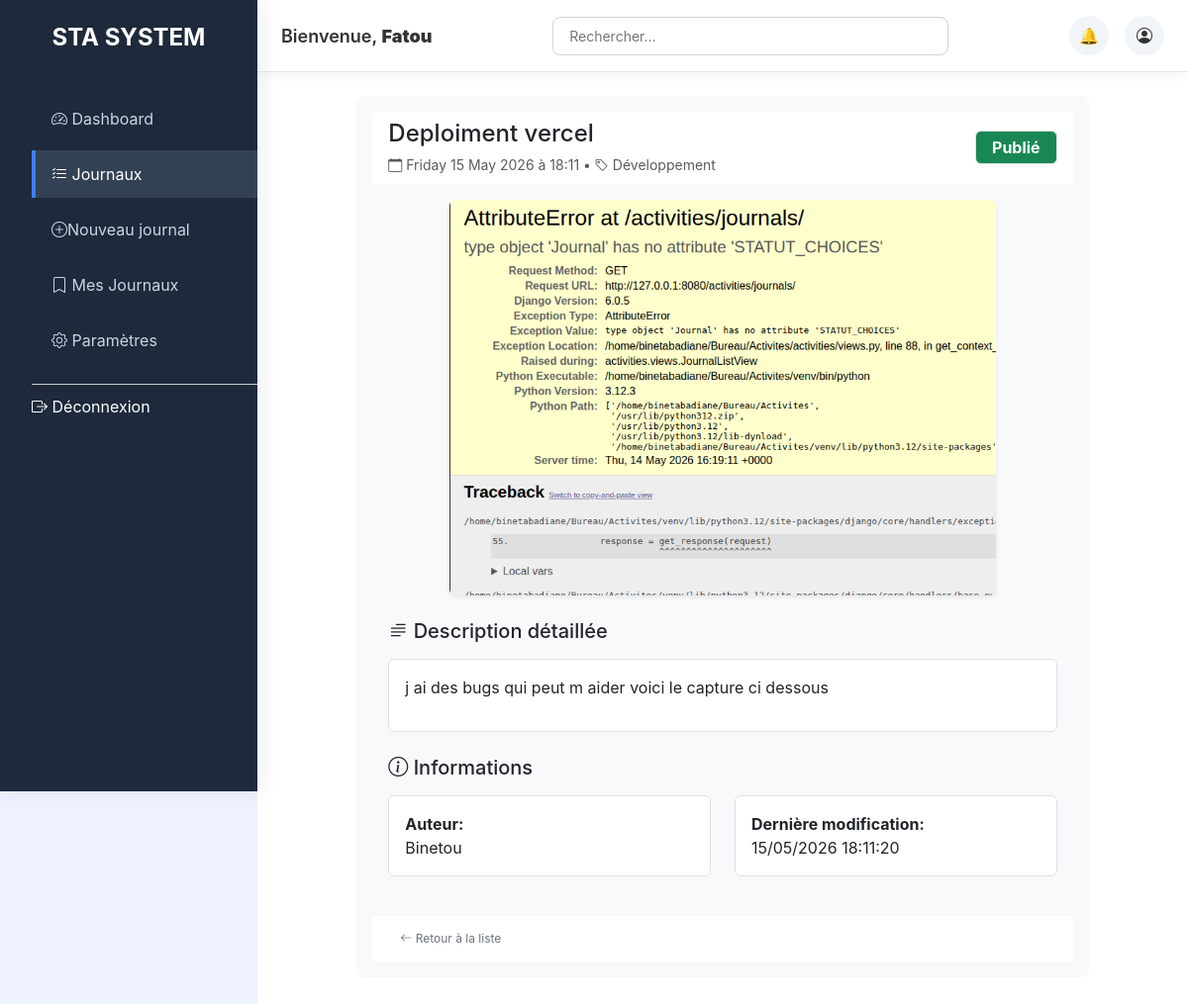
/activities/journals/18/ (signed in), run on the app's committed database.
### activities/models.py (models this page shows, shortened)
class Journal(models.Model):
    titre = models.CharField(max_length=200)
    contenu = models.TextField()
    datecreation = models.DateTimeField(auto_now_add=True)
    categorie = models.ForeignKey(Categorie, on_delete=models.CASCADE)
    capture = models.ImageField(upload_to='captures/', null=True, blank=True)
    auteur = models.ForeignKey('auth.User', on_delete=models.CASCADE)
    STATUTS = (
        ('brouillon', 'Brouillon'),
        ('publie', 'Publié'),
        ('resolu', 'Résolu'),
    )
    statut = models.CharField(max_length=20, choices=STATUTS, default='brouillon')
    class Meta:
        ordering = ['-datecreation']
        verbose_name = "Journal"
        verbose_name_plural = "Journaux"

class Categorie(models.Model):
    nom = models.CharField(max_length=100)
    description = models.TextField()
    couleur = models.CharField(max_length=7, default='#007bff')
    datecreation = models.DateTimeField(auto_now_add=True)
    class Meta:
        ordering = ['nom']
        verbose_name = "Catégorie"
        verbose_name_plural = "Catégories"

### activities/views.py (the view)
# urls.py: path('journals/<int:pk>/', JournalDetailView.as_view(), name='journal_detail'),
class JournalDetailView(LoginRequiredMixin, DetailView):
    model = Journal
    template_name = 'activities/journal_detail.html'
    context_object_name = 'journal'

### activities/templates/activities/journal_detail.html (shortened to what this page needs)
{% extends 'base.html' %}
{% block content %}
<div class="row justify-content-center">
    <div class="col-md-10">
        <div class="card border-0 bg-light">
            <div class="card-header bg-white border-0 d-flex justify-content-between align-items-center">
                <div>
                    <h4 class="mb-1">{{ journal.titre }}</h4>
                    <small class="text-muted">
                        <i class="bi bi-calendar"></i> {{ journal.datecreation|date:"l d F Y à H:i" }}
                        • <i class="bi bi-tag"></i> {{ journal.categorie.nom }}
                    </small>
                </div>
                <div>
                    <span class="badge fs-6 bg-{{ journal.statut|yesno:'success,warning' }} border px-3 py-2">
                        {{ journal.get_statut_display }}
                    </span>
                </div>
            </div>
            <div class="card-body">
                {% if journal.capture %}
                <div class="mb-4 text-center">
                    <img src="{{ journal.capture.url }}" alt="{{ journal.titre }}" class="img-fluid rounded shadow-sm" style="max-height: 400px;">
                </div>
                {% endif %}
                <div class="mb-4">
                    <h5 class="mb-3"><i class="bi bi-text-paragraph"></i> Description détaillée</h5>
                    <div class="bg-white p-3 rounded border">
                        {{ journal.contenu|linebreaks }}
                    </div>
                </div>
                <div class="mb-4">
                    <h5 class="mb-3"><i class="bi bi-info-circle"></i> Informations</h5>
                    <div class="row">
                        <div class="col-md-6">
                            <div class="bg-white p-3 rounded border">
                                <strong>Auteur:</strong><br>
                                {{ journal.auteur.get_full_name|default:journal.auteur.username }}
                            </div>
                        </div>
                        <div class="col-md-6">
                            <div class="bg-white p-3 rounded border">
                                <strong>Dernière modification:</strong><br>
                                {{ journal.datecreation|date:"d/m/Y H:i:s" }}
                            </div>
                        </div>
                    </div>
                </div>
            </div>
            <div class="card-footer bg-white border-0">
                <div class="d-flex gap-2">
                    <a href="{% url 'journal_list' %}" class="btn btn-outline-secondary">
                        <i class="bi bi-arrow-left"></i> Retour à la liste
                    </a>
                </div>
            </div>
        </div>
    </div>
</div>
{% endblock %}

### activities/templates/base.html (shortened to what this page needs)
<!DOCTYPE html>
<html lang="fr">
<head>
    <link href="https://cdn.jsdelivr.net/npm/bootstrap@5.3.0/dist/css/bootstrap.min.css" rel="stylesheet">
    <link rel="stylesheet" href="https://cdn.jsdelivr.net/npm/bootstrap-icons@1.11.0/font/bootstrap-icons.css">
</head>
<body>
    {% if user.is_authenticated %}
    <aside class="sidebar">
        <div class="logo">STA SYSTEM</div>
        <nav>
            <ul>
                <li><a href="{% url 'dashboard' %}" class="{% if request.resolver_match.url_name == 'dashboard' %}active{% endif %}"><i class="bi bi-speedometer2"></i> Dashboard</a></li>
                <li><a href="{% url 'journal_list' %}" class="{% if request.resolver_match.url_name == 'journal_list' or request.resolver_match.url_name == 'journal_detail' or request.resolver_match.url_name == 'journal_update' or request.resolver_match.url_name == 'journal_delete' %}active{% endif %}"><i class="bi bi-list-check"></i> Journaux</a></li>
                <li><a href="{% url 'journal_create' %}" class="{% if request.resolver_match.url_name == 'journal_create' %}active{% endif %}"><i class="bi bi-plus-circle"></i>Nouveau journal</a></li>
                <li><a href="{% url 'my_journal_list' %}" class="{% if request.resolver_match.url_name == 'my_journal_list' %}active{% endif %}"><i class="bi bi-bookmark"></i> Mes Journaux</a></li>
                <li><a href="{% url 'dashboard' %}" class="{% if request.resolver_match.url_name == 'dashboard' %}active{% endif %}"><i class="bi bi-gear"></i> Paramètres</a></li>
    <li style="border-top:1px solid #ccc; margin-top:20px; padding-top:10px;">
    <form method="POST"
          action="{% url 'logout' %}"
          onsubmit="return confirm('Voulez-vous vraiment vous déconnecter ?');">
        <button type="submit"
                style="background:none;border:none;color:white;cursor:pointer;">
                <i class="bi bi-box-arrow-right"></i>
            Déconnexion
        </button>
    </form>
</li>         </ul>
        </nav>
    </aside>
    <div class="main-content">
        <header class="topbar">
            <div class="welcome">Bienvenue, <strong>{{ user.get_full_name|default:user.username }}</strong></div>
            <div class="search">
                <input type="text" placeholder="Rechercher...">
            </div>
            <div class="actions">
                <div class="icon" title="Notifications">🔔</div>
                <div class="icon" title="Profil">
                    <i class="bi bi-person-circle"></i>
                </div>
            </div>
        </header>
        <main class="dashboard-content">
            {% block content %}{% endblock %}
        </main>
    </div>
    {% else %}
        {% block login_content %}<div class="container mt-5"><div class="row justify-content-center"><div class="col-md-6">Authentification requise</div></div></div>{% endblock %}
    {% endif %}
</body>
</html>

### activities/templates/base.html (style rules this page uses)
* { margin: 0; padding: 0; box-sizing: border-box; font-family: -apple-system, BlinkMacSystemFont, 'Segoe UI', Roboto, sans-serif; }
body { background-color: #f4f6f9; color: #333; }
.sidebar { position: fixed; left: 0; top: 0; width: 260px; height: 100vh; background-color: #1e293b; color: white; padding: 20px 0; z-index: 1000; overflow-y: auto; }
.sidebar .logo { font-size: 24px; font-weight: bold; text-align: center; margin-bottom: 40px; padding: 0 20px; }
body { background: #eef2ff; color: #333; }
.main-content { margin-left: 260px; min-height: 100vh; background-color: #ffffff; padding-bottom: 40px; }
.sidebar { box-shadow: 4px 0 20px rgba(15, 23, 42, 0.08); }
.topbar { background-color: #ffffff; box-shadow: 0 1px 15px rgba(15, 23, 42, 0.05); }
.card { background-color: #ffffff; border-radius: 8px; padding: 16px; border: 1px solid #e2e8f0; }
.sidebar nav ul { list-style: none; }
.sidebar nav ul li { margin-bottom: 8px; }
.sidebar nav ul li a { display: block; padding: 12px 20px; color: #cbd5e1; text-decoration: none; transition: background-color 0.3s; }
.sidebar nav ul li a:hover, .sidebar nav ul li a.active { background-color: #334155; color: white; }
.sidebar nav ul li a.active { box-shadow: inset 4px 0 0 0 #3b82f6; }
.main-content { margin-left: 260px; min-height: 100vh; }
.topbar { background-color: white; padding: 16px 24px; border-bottom: 1px solid #e2e8f0; display: flex; justify-content: space-between; align-items: center; }
.topbar .welcome { font-size: 18px; font-weight: 600; }
.topbar .search { flex: 1; max-width: 400px; margin: 0 24px; }
.topbar .search input { width: 100%; padding: 8px 16px; border: 1px solid #d1d5db; border-radius: 8px; font-size: 14px; }
.topbar .actions { display: flex; align-items: center; gap: 16px; }
.topbar .actions .icon { width: 40px; height: 40px; background-color: #f1f5f9; border-radius: 50%; display: flex; align-items: center; justify-content: center; cursor: pointer; transition: background-color 0.3s; }
.dashboard-content { padding: 24px; }
.card { background-color: white; border-radius: 8px; padding: 16px; border: 1px solid #e2e8f0; }
.btn { padding: 6px 12px; border: none; border-radius: 6px; font-size: 12px; cursor: pointer; transition: background-color 0.3s; }

### data on the page
Journal: titre "Deploiment vercel", datecreation "Friday 15 May 2026 à 18:11", categorie.nom "Développement", statut "Publié", capture (picture), contenu "j ai des bugs qui peut m aider voici le capture ci dessous", auteur.get_full_name "Binetou", datecreation "15/05/2026 18:11:20"

### other printed values
{{ user.get_full_name|default:user.username }} "Fatou"
